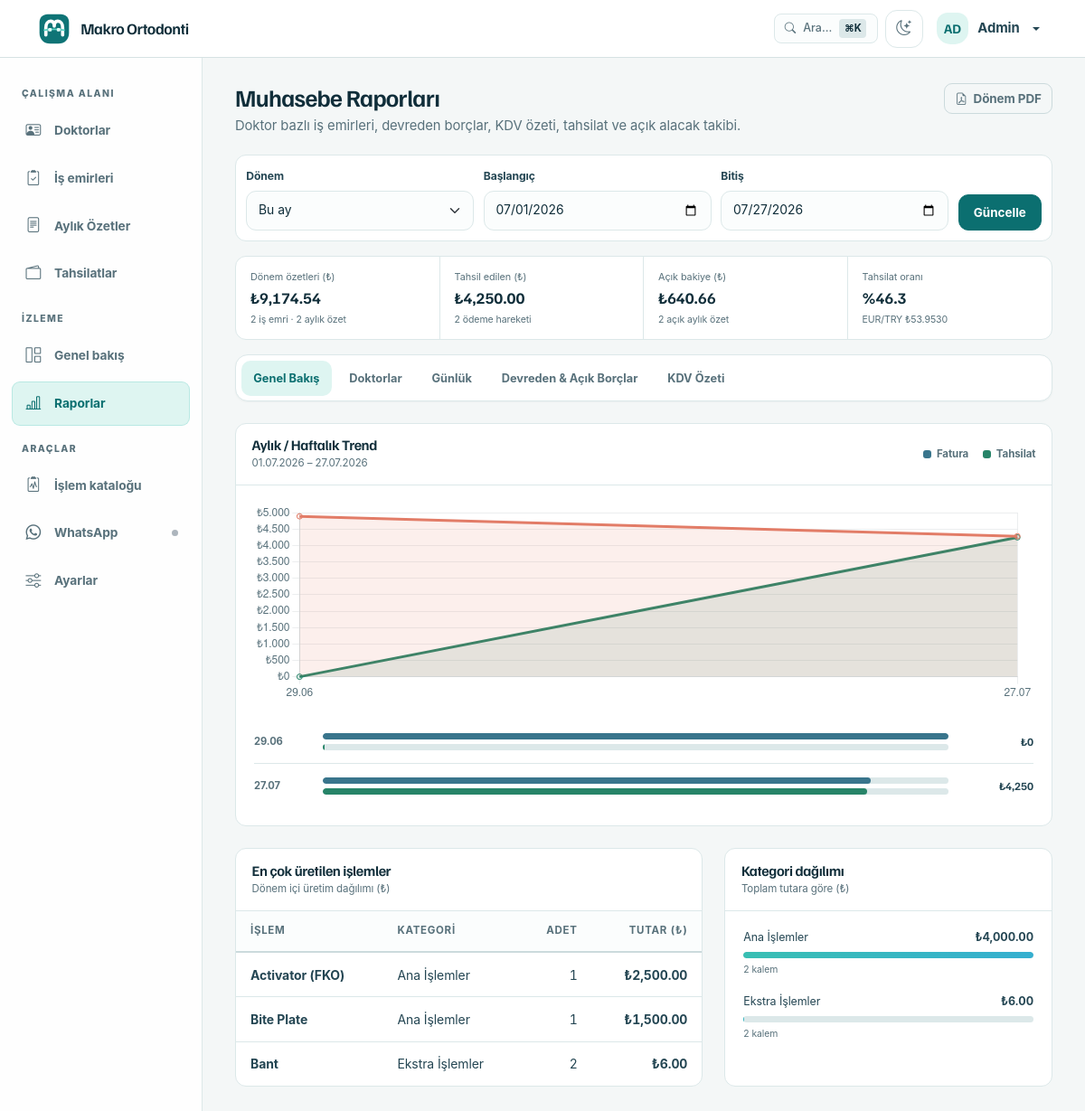
/reports/ (signed in), run on the app's committed database.
### app/models/models.py (models this page shows, shortened)
class User(UserMixin, Base, TimestampMixin):
    __tablename__ = "users"
    id: Mapped[int] = mapped_column(Integer, primary_key=True, autoincrement=True)
    username: Mapped[str] = mapped_column(String(50), nullable=False, unique=True, index=True)
    password_hash: Mapped[str] = mapped_column(String(256), nullable=False)
    full_name: Mapped[str] = mapped_column(String(150), nullable=False)
    role: Mapped[str] = mapped_column(String(20), nullable=False, default="staff", index=True)
    is_active: Mapped[bool] = mapped_column(Boolean, default=True, nullable=False)
    last_login: Mapped[datetime | None] = mapped_column(DateTime, nullable=True)
    api_token_hash: Mapped[str | None] = mapped_column(String(64), nullable=True, unique=True, index=True)
    ROLE_ADMIN = "admin"
    ROLE_STAFF = "staff"
    VALID_ROLES = [ROLE_ADMIN, ROLE_STAFF]

class ExchangeRate(Base, TimestampMixin):
    __tablename__ = "exchange_rates"
    id: Mapped[int] = mapped_column(Integer, primary_key=True, autoincrement=True)
    rate_date: Mapped[date] = mapped_column(nullable=False, index=True)
    eur_to_try: Mapped[Decimal] = mapped_column(Numeric(12, 4), nullable=False)
    usd_to_try: Mapped[Decimal] = mapped_column(Numeric(12, 4), nullable=True)
    source: Mapped[str] = mapped_column(String(50), default="ecb", nullable=False)
    __table_args__ = (
        UniqueConstraint("rate_date", "source", name="uq_exchange_rate_date_source"),
    )

### app/routes/reports.py (the view)
@reports_bp.route("/")
@login_required
@permissions_required("reports.view")
def index():
    today = date.today()
    start_date, end_date, selected_period = resolve_period(
        today,
        request.args.get("period", "this_month"),
        request.args.get("start_date", ""),
        request.args.get("end_date", ""),
    )
    data = fetch_report_data(start_date, end_date)
    overview = build_period_overview(
        start_date, end_date,
        data["invoices"], data["payments"],
        data["work_orders"], data["makbuzlar"], data["all_makbuzlar"],
        data.get("receivable_invoices"),
    )
    doctor_summaries = build_doctor_summaries(
        start_date, end_date,
        data["work_orders"], data["all_makbuzlar"],
    )
    aging = build_aging_buckets(end_date, data["all_makbuzlar"], data.get("receivable_invoices"))
    treatment_stats = build_treatment_stats(data["work_orders"])
    category_stats = build_category_stats(data["work_orders"])
    vat_summary = build_vat_summary(data["makbuzlar"])
    daily_rows = build_daily_rows(start_date, end_date, data["work_orders"], data["all_makbuzlar"])
    trend_rows = build_monthly_trend(start_date, end_date, data["work_orders"], data["all_makbuzlar"])
    max_trend = max(
        (max(r["issued"], r["collected"]) for r in trend_rows),
        default=Decimal("1"),
    ) or Decimal("1")
    max_category = max(
        (r.amount_try for r in category_stats),
        default=Decimal("1"),
    ) or Decimal("1")
    max_aging = max(
        (b.amount for b in aging),
        default=Decimal("1"),
    ) or Decimal("1")
    return render_template(
        "reports/index.html",
        today=today,
        start_date=start_date,
        end_date=end_date,
        selected_period=selected_period,
        overview=overview,
        doctor_summaries=doctor_summaries,
        aging=aging,
        treatment_stats=treatment_stats,
        category_stats=category_stats,
        category_labels=INVOICE_CATEGORY_LABELS,
        vat_summary=vat_summary,
        daily_rows=daily_rows,
        trend_rows=trend_rows,
        current_rate=data["current_rate"],
        max_trend=max_trend,
        max_category=max_category,
        max_aging=max_aging,
        month_names=MONTH_NAMES,
    )

### app/templates/reports/index.html (shortened to what this page needs)
{% extends "base.html" %}
{% block content %}
<header class="workspace-header">
    <div>
        <h1>Muhasebe Raporları</h1>
        <p>Doktor bazlı iş emirleri, devreden borçlar, KDV özeti, tahsilat ve açık alacak takibi.</p>
    </div>
    <div class="d-flex gap-2">
        <a href="{{ url_for('reports.period_pdf', period=selected_period, start_date=start_date.isoformat(), end_date=end_date.isoformat()) }}" class="btn btn-outline-secondary btn-sm" target="_blank">
            <i class="bi bi-file-earmark-pdf"></i> Dönem PDF
        </a>
    </div>
</header>
<form method="GET" class="toolbar-panel report-toolbar" aria-label="Rapor dönemi">
    <div>
        <label class="form-label" for="period">Dönem</label>
        <select class="form-select" id="period" name="period">
            <option value="this_month" {% if selected_period == 'this_month' %}selected{% endif %}>Bu ay</option>
        </select>
    </div>
    <div><label class="form-label" for="start_date">Başlangıç</label><input class="form-control" type="date" id="start_date" name="start_date" value="{{ start_date.isoformat() }}"></div>
    <div><label class="form-label" for="end_date">Bitiş</label><input class="form-control" type="date" id="end_date" name="end_date" value="{{ end_date.isoformat() }}"></div>
    <button class="btn btn-primary" type="submit">Güncelle</button>
</form>
<div class="summary-line summary-line--four" aria-label="Dönem özeti">
    <div><span>Dönem özetleri (₺)</span><strong>₺{{ "{:,.2f}".format(overview.issued_try) }}</strong><small>{{ overview.work_order_count }} iş emri · {{ overview.makbuz_count }} aylık özet</small></div>
    <div><span>Tahsil edilen (₺)</span><strong>₺{{ "{:,.2f}".format(overview.collected_try) }}</strong><small>{{ overview.payment_count }} ödeme hareketi</small></div>
    <div><span>Açık bakiye (₺)</span><strong>₺{{ "{:,.2f}".format(overview.outstanding_try) }}</strong><small>{{ aging|map(attribute='count')|sum }} açık aylık özet</small></div>
    <div><span>Tahsilat oranı</span><strong>%{{ "{:.1f}".format(overview.collection_ratio) }}</strong><small>{% if current_rate %}EUR/TRY ₺{{ "{:,.4f}".format(current_rate.eur_to_try) }}{% endif %}</small></div>
</div>
<ul class="nav nav-tabs mb-4" id="reportTabs" role="tablist">
    <li class="nav-item"><button class="nav-link active" data-bs-toggle="tab" data-bs-target="#tab-overview" type="button">Genel Bakış</button></li>
    <li class="nav-item"><button class="nav-link" data-bs-toggle="tab" data-bs-target="#tab-doctors" type="button">Doktorlar</button></li>
    <li class="nav-item"><button class="nav-link" data-bs-toggle="tab" data-bs-target="#tab-daily" type="button">Günlük</button></li>
    <li class="nav-item"><button class="nav-link" data-bs-toggle="tab" data-bs-target="#tab-aging" type="button">Devreden & Açık Borçlar</button></li>
    <li class="nav-item"><button class="nav-link" data-bs-toggle="tab" data-bs-target="#tab-vat" type="button">KDV Özeti</button></li>
</ul>
<div class="tab-content">
<div class="tab-pane fade show active" id="tab-overview">
    <section class="work-panel mb-4" aria-labelledby="trend-title">
        <div class="work-panel__header">
            <div><h2 id="trend-title">Aylık / Haftalık Trend</h2><p>{{ start_date.strftime('%d.%m.%Y') }} – {{ end_date.strftime('%d.%m.%Y') }}</p></div>
            <div class="report-legend"><span><i class="issued"></i>Fatura</span><span><i class="collected"></i>Tahsilat</span></div>
        </div>
        <div class="card-body">
            {% if trend_rows %}
            <div class="trend-chart-wrap">
                <canvas id="trend-chart" role="img" aria-label="Fatura ve tahsilat trend grafiği"></canvas>
            </div>
            {% endif %}
            {% for row in trend_rows %}
            <div class="report-trend-row">
                <span class="report-trend-label">{{ row.label }}</span>
                <div class="report-trend-bars">
                    <div title="Fatura: ₺{{ '{:,.0f}'.format(row.issued) }}"><span class="issued" style="width: {{ (row.issued / max_trend * 100)|round(1) }}%"></span></div>
                    <div title="Tahsilat: ₺{{ '{:,.0f}'.format(row.collected) }}"><span class="collected" style="width: {{ (row.collected / max_trend * 100)|round(1) }}%"></span></div>
                </div>
                <span class="report-trend-value">₺{{ "{:,.0f}".format(row.collected) }}</span>
            </div>
            {% else %}<div class="empty-state">Bu dönemde finans hareketi yok.</div>{% endfor %}
        </div>
    </section>
    <div class="row g-4 mb-4">
        <div class="col-xl-7">
            <section class="work-panel h-100" aria-labelledby="treatment-title">
                <div class="work-panel__header"><div><h2 id="treatment-title">En çok üretilen işlemler</h2><p>Dönem içi üretim dağılımı (₺)</p></div></div>
                <div class="table-responsive"><table class="table table-hover"><thead><tr><th>İşlem</th><th>Kategori</th><th class="text-end">Adet</th><th class="text-end">Tutar (₺)</th></tr></thead><tbody>
                    {% for stat in treatment_stats %}<tr><td><strong>{{ stat.name }}</strong></td><td>{{ category_labels.get(stat.category, stat.category) }}</td><td class="text-end">{{ stat.count }}</td><td class="text-end fw-bold">₺{{ "{:,.2f}".format(stat.amount_try) }}</td></tr>
                    {% else %}<tr><td colspan="4" class="empty-state">Bu dönemde üretilmiş işlem yok.</td></tr>{% endfor %}
                </tbody></table></div>
            </section>
        </div>
        <div class="col-xl-5">
            <section class="work-panel h-100" aria-labelledby="category-title">
                <div class="work-panel__header"><div><h2 id="category-title">Kategori dağılımı</h2><p>Toplam tutara göre (₺)</p></div></div>
                <div class="card-body">
                    {% for stat in category_stats %}<div class="report-category-row"><div><span>{{ category_labels.get(stat.category, stat.category) }}</span><strong>₺{{ "{:,.2f}".format(stat.amount_try) }}</strong></div><div class="progress"><span style="width: {{ (stat.amount_try / max_category * 100)|round(1) }}%"></span></div><small>{{ stat.count }} kalem</small></div>
                    {% else %}<div class="empty-state">Kategori verisi yok.</div>{% endfor %}
                </div>
            </section>
        </div>
    </div>
</div>
</div>
{% endblock %}
{% block scripts %}
{% if trend_rows %}
<script>
(function() {
    var canvas = document.getElementById('trend-chart');
    if (!canvas || typeof Chart === 'undefined') return;
    var labels = {{ trend_rows|map(attribute='label')|list|tojson }};
    var issued = {{ trend_rows|map(attribute='issued')|map('float')|list|tojson }};
    var collected = {{ trend_rows|map(attribute='collected')|map('float')|list|tojson }};
    var isDark = document.documentElement.getAttribute('data-bs-theme') === 'dark';
    var gridColor = isDark ? 'rgba(255,255,255,.08)' : 'rgba(16,46,58,.08)';
    var tickColor = isDark ? '#8da3ac' : '#58717b';
    new Chart(canvas.getContext('2d'), {
        type: 'line',
        data: {
            labels: labels,
            datasets: [
                {
                    label: 'Fatura',
                    data: issued,
                    borderColor: '#e27c67',
                    backgroundColor: 'rgba(226,124,103,.12)',
                    tension: .3,
                    fill: true,
                    pointRadius: 3,
                },
                {
                    label: 'Tahsilat',
                    data: collected,
                    borderColor: '#278468',
                    backgroundColor: 'rgba(39,132,104,.12)',
                    tension: .3,
                    fill: true,
                    pointRadius: 3,
                },
            ],
        },
        options: {
            responsive: true,
            maintainAspectRatio: false,
            interaction: { mode: 'index', intersect: false },
            plugins: {
                legend: { display: false },
                tooltip: {
                    callbacks: {
                        label: function(ctx) {
                            return ctx.dataset.label + ': ₺' + ctx.parsed.y.toLocaleString('tr-TR', { maximumFractionDigits: 0 });
                        },
                    },
                },
            },
            scales: {
                x: { grid: { color: gridColor }, ticks: { color: tickColor } },
                y: {
                    grid: { color: gridColor },
                    ticks: {
                        color: tickColor,
                        callback: function(value) { return '₺' + Number(value).toLocaleString('tr-TR', { maximumFractionDigits: 0 }); },
                    },
                },
            },
        },
    });
})();
</script>
{% endif %}
{% endblock %}

### app/templates/components/navbar.html (shortened to what this page needs)
<nav class="navbar fixed-top" aria-label="Üst menü">
    <div class="container-fluid">
        <a class="navbar-brand d-flex align-items-center" href="{{ url_for('dashboard.index') }}" aria-label="{{ clinic_name }} ana sayfa">
            <span class="brand-mark" aria-hidden="true"></span>
            <span class="brand-copy"><span>{{ clinic_name }}</span></span>
        </a>
        <ul class="navbar-nav ms-auto flex-row align-items-center gap-2">
                {% if current_user.is_authenticated %}
                <li class="nav-item">
                    <button class="cmd-k-trigger" type="button" data-bs-toggle="modal" data-bs-target="#commandPaletteModal" title="Hızlı Arama (Cmd+K)">
                        <i class="bi bi-search"></i>
                        <span class="d-none d-sm-inline">Ara...</span>
                        <span class="cmd-k-badge">⌘K</span>
                    </button>
                </li>
                <li class="nav-item">
                    <button class="theme-toggle" type="button" aria-label="Tema değiştir" title="Açık/Koyu tema">
                        <i class="bi bi-moon-stars" aria-hidden="true"></i>
                    </button>
                </li>
                <li class="nav-item dropdown">
                    <a class="nav-link dropdown-toggle user-menu" href="#" data-bs-toggle="dropdown" aria-expanded="false" aria-label="{{ current_user.full_name }} kullanıcı menüsü">
                        <span class="user-avatar" aria-hidden="true">{{ current_user.full_name[:2]|upper }}</span>
                        <span class="user-name">{{ current_user.full_name }}</span>
                    </a>
                </li>
                {% endif %}
        </ul>
    </div>
</nav>

### data on the page
User: full_name "AD", full_name "Admin"
ExchangeRate: eur_to_try "53.9530"

### other printed values
{{ clinic_name }} "Makro Ortodonti"
{{ "{:,.2f}".format(overview.issued_try) }} "9,174.54"
{{ overview.work_order_count }} "2"
{{ overview.makbuz_count }} "2"
{{ "{:,.2f}".format(overview.collected_try) }} "4,250.00"
{{ overview.payment_count }} "2"
{{ "{:,.2f}".format(overview.outstanding_try) }} "640.66"
{{ aging|map(attribute='count')|sum }} "2"
{{ "{:.1f}".format(overview.collection_ratio) }} "46.3"
{{ start_date.strftime('%d.%m.%Y') }} "01.07.2026"
{{ end_date.strftime('%d.%m.%Y') }} "27.07.2026"
{{ row.label }} "29.06" "27.07"
{{ "{:,.0f}".format(row.collected) }} "0" "4,250"
{{ stat.name }} "Activator (FKO)" "Bite Plate" "Bant"
{{ category_labels.get(stat.category, stat.category) }} "Ana İşlemler" "Ana İşlemler" "Ekstra İşlemler"
